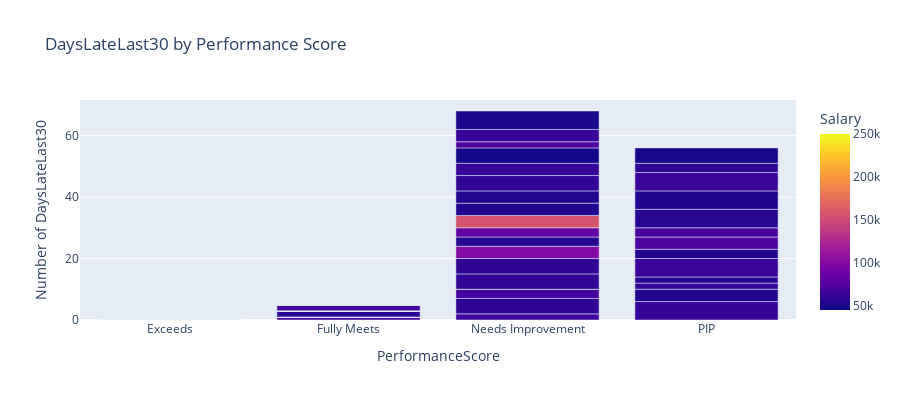

Notebook cell for this chart:
### Markdown cell above
We can customize the bar chart.

### Code cell
fig = px.bar(df, x='PerformanceScore', y='DaysLateLast30',hover_data=['Salary'], color='Salary',
             labels={'DaysLateLast30':'Number of DaysLateLast30'}, height=400,
             title="DaysLateLast30 by Performance Score")
fig.show()

### Figure 1 — Plotly figure (JSON) as saved in the notebook; plotly's stock layout.template omitted (floating-point values rounded to 4 significant figures; data arrays with more than 128 entries replaced by an {"elided": "..."} marker saying what was removed)
{"data": [{"alignmentgroup": "True", "customdata": {"elided": "311x1 int values"}, "hovertemplate": "PerformanceScore=%{x}<br>Number of DaysLateLast30=%{y}<br>Salary=%{marker.color}<extra></extra>", "legendgroup": "", "marker": {"color": {"elided": "311 int values"}, "coloraxis": "coloraxis"}, "name": "", "offsetgroup": "", "orientation": "v", "showlegend": false, "textposition": "auto", "type": "bar", "x": {"elided": "311 str values"}, "xaxis": "x", "y": {"elided": "311 int values"}, "yaxis": "y"}], "layout": {"barmode": "relative", "coloraxis": {"colorbar": {"title": {"text": "Salary"}}, "colorscale": [[0, "#0d0887"], [0.1111, "#46039f"], [0.2222, "#7201a8"], [0.3333, "#9c179e"], [0.4444, "#bd3786"], [0.5556, "#d8576b"], [0.6667, "#ed7953"], [0.7778, "#fb9f3a"], [0.8889, "#fdca26"], [1, "#f0f921"]]}, "height": 400, "legend": {"tracegroupgap": 0}, "title": {"text": "DaysLateLast30 by Performance Score"}, "xaxis": {"anchor": "y", "domain": [0, 1], "title": {"text": "PerformanceScore"}}, "yaxis": {"anchor": "x", "domain": [0, 1], "title": {"text": "Number of DaysLateLast30"}}}}
